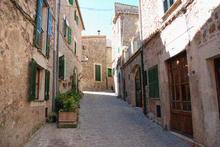
%> input picture Coursework_2/images/alleyNoisy_sigma20.png, 220 x 147 px, shrunk from 774 x 518 before the run; the run also reads 1 picture not shown here
$ octave advancedSection.m   (GNU Octave 9; MATLAB toolbox functions it lacks are replaced by stand-ins)
%> lines starting %> are read from the running program, lines starting %| are printed output that depends on the picture
### Coursework_2/nonLocalMeans.m
function [result] = nonLocalMeans(image, sigma, h, patchSize, windowSize)

[paddedImage, paddingSize] = padImage(image, windowSize, patchSize);
%imshow(paddedImage);

[setOfOffsets, numberOfOffsets] = getSetOfOffsets(windowSize);
[lowerPatchOffset, upperPatchOffset] = getSetOfPatchOffsets(patchSize);

newImage = double(zeros(size(paddedImage)));
[paddedWidth,paddedHeight, ~] = size(paddedImage);
weightSumImage = double(zeros(paddedWidth,paddedHeight,1));

[imageWidth, imageHeight, ~] = size(image);
for windowXOffsetIndex = 1 : numberOfOffsets
    for windowYOffsetIndex = 1 : numberOfOffsets %Loops through window offsets.
        windowXOffset = setOfOffsets(windowXOffsetIndex);
        windowYOffset = setOfOffsets(windowYOffsetIndex);
        differenceImage = getDifferenceImage(paddedImage, windowXOffset, windowYOffset);
        integralImage = computeIntegralImage(differenceImage);
        disp(['Integral Image: ', num2str(windowYOffsetIndex + ((windowXOffsetIndex-1)*numberOfOffsets)), ' out of:',...
            num2str(numberOfOffsets*numberOfOffsets)]);
        for x = paddingSize-1 : imageWidth+paddingSize-1
            for y = paddingSize-1 : imageHeight+paddingSize-1 %Loops through every pixel in the image.
                patchLowerXPosition = x- lowerPatchOffset;
                patchLowerYPosition = y- lowerPatchOffset;
                patchUpperXPosition = x+ upperPatchOffset;
                patchUpperYPosition = y+ upperPatchOffset;

                patchDistance = getSumOfPatch(integralImage, patchLowerXPosition, patchLowerYPosition, patchUpperXPosition, patchUpperYPosition);

                pixelWeight = computeWeighting(patchDistance, h, sigma, patchSize);
                originalImageSample = paddedImage(x+windowXOffset,y+windowYOffset, :);
                weightedPixel = double(originalImageSample) * pixelWeight;
                newPixel = (newImage(x,y,:) + weightedPixel);
                newImage(x,y,:) = newPixel(:);
                weightSumImage(x,y) = weightSumImage(x,y) + pixelWeight;
            end
        end
    end
end

newImageInt = zeros(size(image), 'double');

for x = paddingSize : imageWidth+paddingSize-1
    for y = paddingSize : imageHeight+paddingSize-1
        currentNewImageSample = newImage(x,y,:);
        currentWeightSum = weightSumImage(x,y);
        currentNewImageSample = currentNewImageSample / currentWeightSum;
        newImageInt(x-paddingSize+1,y-paddingSize+1,:) = (currentNewImageSample(:));
    end
end
%imshow(newImage);
% imshow(newImageInt);
result = newImageInt;
end

function [lowerOffset, upperOffset] = getSetOfPatchOffsets(patchSize)
isPatchSizeEven = mod(patchSize, 2);

if(isPatchSizeEven == 0) %The search size is even.
    lowerOffset = (patchSize - 2) / 2;
    upperOffset = patchSize / 2;

else %The search size is odd.
    lowerOffset = (patchSize - 1) / 2;
    upperOffset = (patchSize - 1) / 2;

end

end

function [setOfOffsets, numberOfOffsets] = getSetOfOffsets(windowSize)

isSearchWindowSizeEven = mod(windowSize, 2);

%lowerOffset, upperOffset;

if(isSearchWindowSizeEven == 0) %The search size is even.
    lowerOffset = (windowSize - 2) / 2;
    upperOffset = windowSize / 2;

else %The search size is odd.
    lowerOffset = (windowSize - 1) / 2;
    upperOffset = (windowSize - 1) / 2;

end


setOfOffsets = -lowerOffset : upperOffset;
numberOfOffsets = lowerOffset+upperOffset + 1;


end

function [paddedImage, paddingSize] = padImage(image, windowSize, patchSize)

paddingSize = (windowSize+patchSize)*2;
[imageWidth, imageHeight, colours] = size(image);
paddedImage = zeros(imageWidth+paddingSize, imageHeight+paddingSize, colours, 'double');

for x = 1 : imageWidth+paddingSize
    for y = 1 : imageHeight+paddingSize
        positionXInOriginal = abs(x - (paddingSize/2))+1;
        positionYInOriginal = abs(y - (paddingSize/2))+1;

        if(positionXInOriginal > imageWidth)
            positionXInOriginal = imageWidth - (positionXInOriginal - imageWidth);
        end
        if(positionYInOriginal > imageHeight)
            positionYInOriginal = imageHeight - (positionYInOriginal - imageHeight);
        end
        currentImageSample = image(positionXInOriginal, positionYInOriginal, :);
        paddedImage(x,y, :) = currentImageSample;
    end
end
paddingSize = paddingSize/2;
end

% [40 lines left out: functions getDifferenceImage, getSumOfPatch, not called in this run]

### Coursework_2/advancedSection.m
%% Some parameters to set - make sure that your code works at image borders!
patchSize = 2;
sigma = 20 / 256; % standard deviation (different for each image!)
h = 0.1; %decay parameter
windowSize = 8;
%TODO - Read an image (note that we provide you with smaller ones for
%debug in the subfolder 'debug' int the 'image' folder);
%Also unless you are feeling adventurous, stick with non-colour
%images for now.
%NOTE: for each image, please also read its CORRESPONDING 'clean' or
%reference image. We will need this later to do some analysis
%NOTE2: the noise level is different for each image (it is 20, 10, and 5 as
%indicated in the image file names)

%REPLACE THIS
cd(fileparts(mfilename('fullpath')))
imageNoisy = im2double(imread(['images/','alleyNoisy_sigma20.png']));
imageNoisy = rgb2gray(imageNoisy);
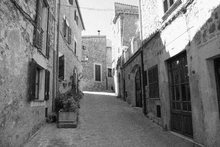
%> imageNoisy: size 147x220 double; min 0.0243, max 1, mean 0.485
figure;
imshow(imageNoisy);
% imageNoisy = zeros(200, 200);
imageReference = im2double(imread(['images/','alleyReference.png']));
imageReference = rgb2gray(imageReference);
%> imageReference: size 147x220 double
figure;
tic;
%TODO - Implement the non-local means function
filtered = nonLocalMeans(imageNoisy, sigma, h, patchSize, windowSize);
%> after the loop in padImage, `for x = 1 : imageWidth+paddingSize`:
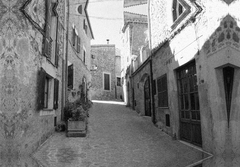
%> paddedImage: size 167x240 double; min 0.0243, max 1, mean 0.489
%> in nonLocalMeans, `[paddedImage, paddingSize] = padImage(image, windowSize, patchSize);`: paddingSize = 10
%> (the run ends here)
